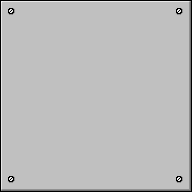

Below is a game level as drawn by its tile map, then a one-line description and the .tmx file that defines it, in full:
An orthogonal 12x12 tile map with 16x16 px tiles, 1 tile layer (圖塊層 1).

<map version="1.10" tiledversion="1.10.2" orientation="orthogonal" renderorder="right-down" width="12" height="12" tilewidth="16" tileheight="16" infinite="0" nextlayerid="2" nextobjectid="1">
 <tileset firstgid="1" name="tileset" tilewidth="16" tileheight="16" tilecount="1204" columns="43">
  <image source="../effects_UI_tiles/tileset.png" width="688" height="450" />
 </tileset>
 <layer id="1" name="圖塊層 1" width="12" height="12">
  <data encoding="csv">
875,876,876,876,876,876,876,876,876,876,876,877,
918,1058,1058,1058,1058,1058,1058,1058,1058,1058,1058,920,
918,1058,1058,1058,1058,1058,1058,1058,1058,1058,1058,920,
918,1058,1058,1058,1058,1058,1058,1058,1058,1058,1058,920,
918,1058,1058,1058,1058,1058,1058,1058,1058,1058,1058,920,
918,1058,1058,1058,1058,1058,1058,1058,1058,1058,1058,920,
918,1058,1058,1058,1058,1058,1058,1058,1058,1058,1058,920,
918,1058,1058,1058,1058,1058,1058,1058,1058,1058,1058,920,
918,1058,1058,1058,1058,1058,1058,1058,1058,1058,1058,920,
918,1058,1058,1058,1058,1058,1058,1058,1058,1058,1058,920,
918,1058,1058,1058,1058,1058,1058,1058,1058,1058,1058,920,
961,962,962,962,962,962,962,962,962,962,962,963
</data>
 </layer>
</map>
